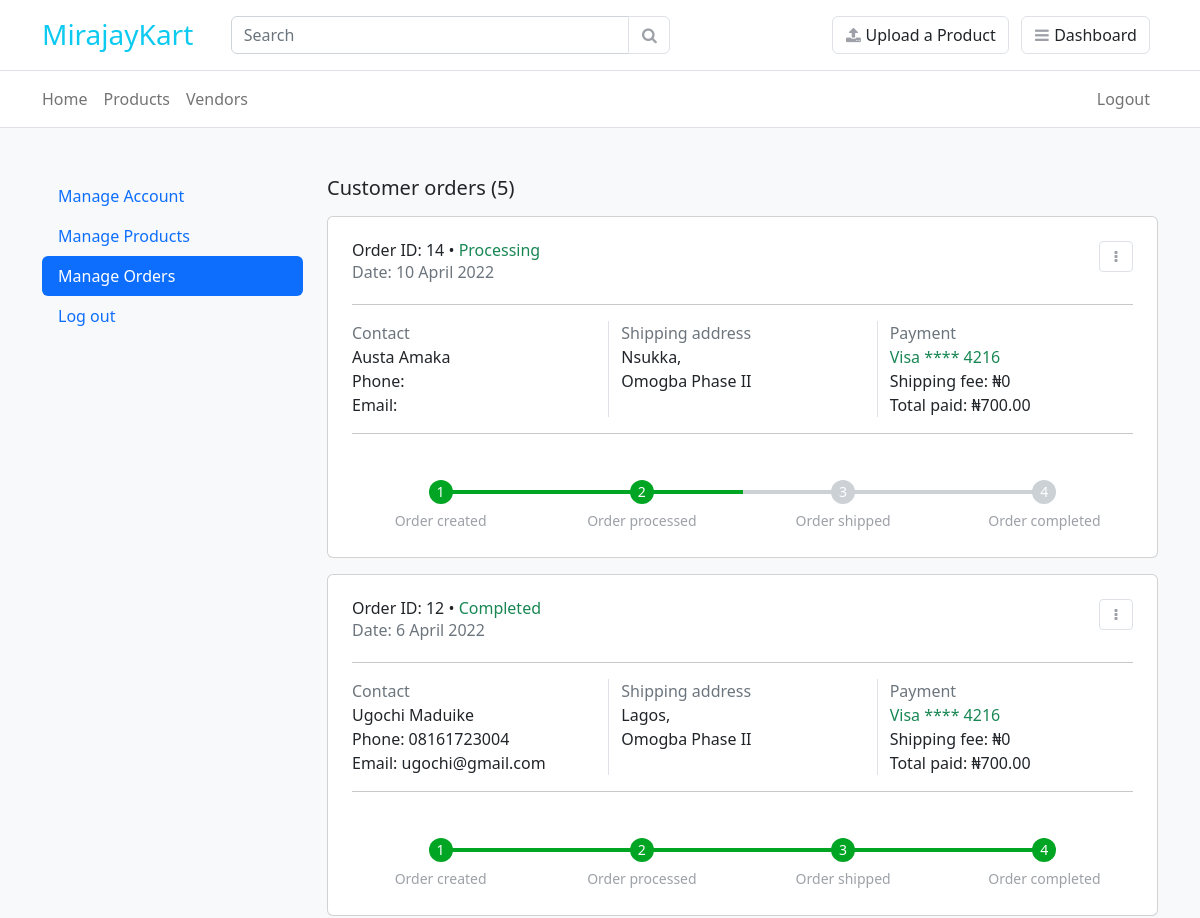
The app's page /account/vendor/orders/ (signed in, upper part), older data.
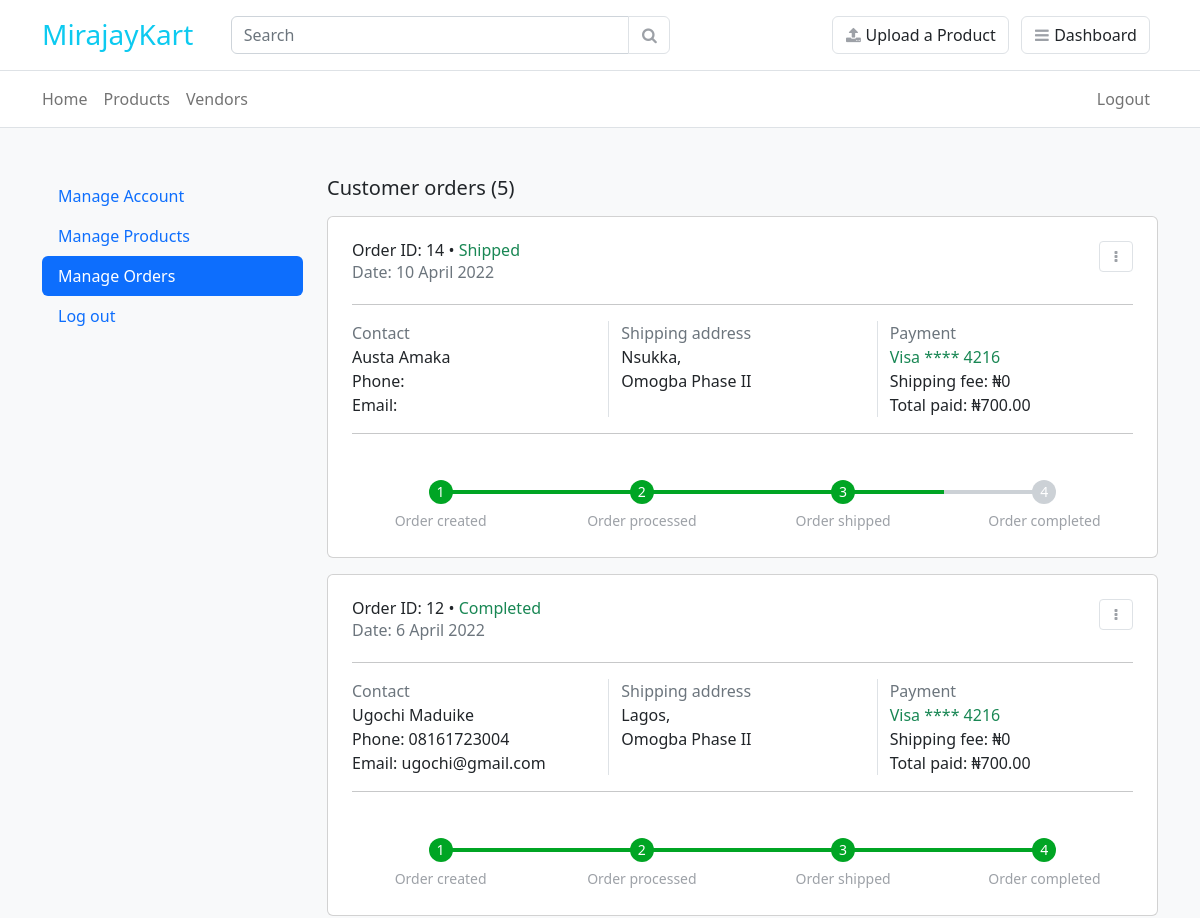
The same page, newer data.
### orders/models.py (models this page shows, shortened)
class Order(models.Model):
    CREATED = 'Created'
    PROCESSING = 'Processing'
    SHIPPED = 'Shipped'
    COMPLETED = 'Completed'
    CANCELLED = 'Cancelled'
    RETURNED = 'Returned'
    ORDER_STATUS = [
        (CREATED, 'Created'),
        (PROCESSING, 'Processing'),
        (SHIPPED, 'Shipped'),
        (COMPLETED, 'Completed'),
        (CANCELLED, 'Cancelled'),
        (RETURNED, 'Returned'),
    ]
    user = models.ForeignKey(
        User, on_delete=models.CASCADE, related_name='orders',
        blank=True, null=True) # models.SET_NULL
    first_name = models.CharField(max_length=50)
    last_name = models.CharField(max_length=50)
    email = models.EmailField()
    address = models.CharField(max_length=250)
    postal_code = models.CharField(max_length=5)
    phone_number = models.CharField(max_length=20)
    city = models.CharField(max_length=20)
    state = models.CharField(max_length=20)
    created = models.DateTimeField(auto_now_add=True)
    updated = models.DateTimeField(auto_now=True)
    paid = models.BooleanField(default=False)
    status = models.CharField(
        choices=ORDER_STATUS, max_length=10, default=CREATED)
    note = models.TextField(blank=True)
    vendors = models.ManyToManyField(Vendor, related_name='orders')
    class Meta:
        ordering = ("-created",)
    def get_total_cost(self):
        return sum(item.get_cost() for item in self.items.all())

class OrderItem(models.Model):
    order = models.ForeignKey(Order,
                              related_name='items',
                              on_delete=models.CASCADE)
    product = models.ForeignKey(Product,
                                related_name='order_items',
                                on_delete=models.CASCADE)
    price = models.DecimalField(max_digits=10, decimal_places=2)
    quantity = models.PositiveIntegerField(default=1)
    user = models.ForeignKey(
        User, on_delete=models.CASCADE,
        related_name='orderitems',
        blank=True, null=True)
    vendor = models.ForeignKey(
        Vendor, related_name='items',
        on_delete=models.CASCADE)
    created = models.DateTimeField(auto_now_add=True)
    updated = models.DateTimeField(auto_now=True)
    def get_cost(self):
        return self.price * self.quantity

### accounts/views.py (the view)
# urls.py: path('vendor/orders/', views.vendor_orders, name='vendor_orders'),
@login_required
def vendor_orders(request):
    vendor = request.user.vendor
    orders = vendor.orders.all()
    template = 'vendor/orders.html'
    context = {
        'orders': orders,
        'orders_count': orders.count()
    }
    return render(request, template, context)

### carts/context_processors.py (called while the page is built)
def cart(request):
    return {'cart': Cart(request)}

### templates/vendor/orders.html (shortened to what this page needs)
{% extends 'base.html' %}
{% block content %}
<section class="py-5 bg-light">
    <div class="container">
        <div class="row">
            {% include "partials/_vendor_nav.html" %}
            <main class="col-lg-9">
                <h5 class="mb-3"> Customer orders ({{ orders_count }})</h5>
                {% for order in orders %}
                    {% include "partials/_order_card.html" %}
                {% empty %}
                    <p>There are currently no orders from customers.</p>
                {% endfor %}
            </main>
        </div>
    </div>
</section>
{% endblock %}

### templates/partials/_order_card.html (shortened to what this page needs)
<article class="card mb-3">
    <div class="card-body p-4">
        <header class="d-lg-flex">
            <div class="flex-grow-1">
                <h6 class="mb-0">
                    Order ID: {{ order.id }} &bull;
                    <span class="text-success">{{ order.get_status_display }}</span>
                </h6>
                <span class="text-muted">Date: {{ order.created|date:"j F Y" }}</span>
            </div>
            {% if not request.user.is_vendor %}
            <div>
                <a href="{% url 'orders:track_order' order.id %}" class="btn btn-sm btn-primary">Track order</a>
            </div>
            {% else %}
            <div class="float-lg-end d-flex mb-3">
                <div class="dropdown btn btn-light btn-sm float-end">
                    <a href="#" data-bs-toggle="dropdown" aria-expanded="false" id="moreOptions"><i class="fa fa-ellipsis-v"></i></a>
                </div>
            </div>
            {% endif %}
        </header>
        <hr>
        <div class="row">
            <div class="col-lg-4">
                <p class="mb-0 text-muted">Contact</p>
                <p class="m-0">
                    {{ order.first_name }} {{ order.last_name }} <br> Phone: {{ order.phone_number }} <br> Email: {{ order.user.email }} </p>
            </div>
            <div class="col-lg-4 border-start">
                <p class="mb-0 text-muted">Shipping address</p>
                <p class="m-0"> {{ order.city }}, <br> {{ order.address }} </p>
            </div>
            <div class="col-lg-4 border-start">
                <p class="mb-0 text-muted">Payment</p>
                <p class="m-0">
                    <span class="text-success"> Visa  **** 4216   </span> <br> Shipping fee: &#8358;0 <br> Total paid: &#8358;{{ order.get_total_cost }}
                </p>
            </div>
        </div>
        <hr>
        <div class="row">
            <ul class="steps-wrap mx-auto">
                <li class="step {% if order.status == 'Created' or order.status == 'Processing' or order.status == 'Shipped' or order.status == 'Completed' %}active{% endif %}">
                    <span class="icon">1</span>
                    <span class="text">Order created</span>
                </li>
                <li class="step {% if order.status == 'Processing' or order.status == 'Shipped' or order.status == 'Completed' %}active{% endif %}">
                    <span class="icon">2</span>
                    <span class="text">Order processed</span>
                </li>
                <li class="step {% if order.status == 'Shipped' or order.status == 'Completed' %}active{% endif %}">
                    <span class="icon">3</span>
                    <span class="text">Order shipped</span>
                </li>
                <li class="step {% if order.status == 'Completed' %}active{% endif %}">
                    <span class="icon">4</span>
                    <span class="text">Order completed</span>
                </li>
            </ul>
        </div>
    </div>
</article>

Row changes from the older to the newer data that the page shows:
changed Order "Austa": status "Processing" → "Shipped"
